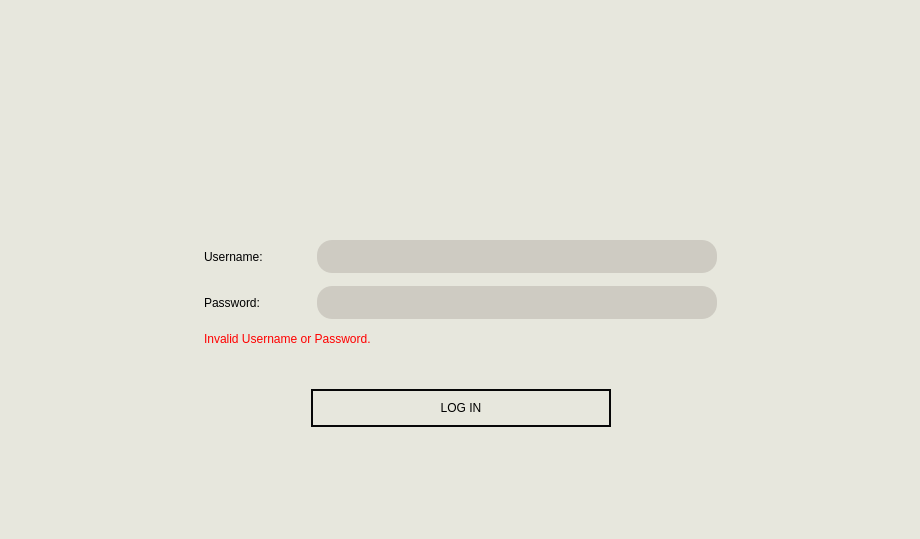
<?xml version="1.0" encoding="UTF-8"?>
<ui version="4.0">
 <class>Form</class>
 <widget class="QWidget" name="Form">
  <property name="geometry">
   <rect>
    <x>0</x>
    <y>0</y>
    <width>920</width>
    <height>539</height>
   </rect>
  </property>
  <property name="windowTitle">
   <string>Form</string>
  </property>
  <property name="styleSheet">
   <string notr="true">background-color: rgb(231, 231, 221)</string>
  </property>
  <layout class="QGridLayout" name="gridLayout">
   <item row="0" column="0">
    <layout class="QHBoxLayout" name="horizontalLayout_4">
     <item>
      <spacer name="horizontalSpacer_2">
       <property name="orientation">
        <enum>Qt::Horizontal</enum>
       </property>
       <property name="sizeHint" stdset="0">
        <size>
         <width>40</width>
         <height>20</height>
        </size>
       </property>
      </spacer>
     </item>
     <item>
      <layout class="QVBoxLayout" name="verticalLayout_3">
       <property name="spacing">
        <number>13</number>
       </property>
       <item>
        <spacer name="verticalSpacer">
         <property name="orientation">
          <enum>Qt::Vertical</enum>
         </property>
         <property name="sizeHint" stdset="0">
          <size>
           <width>20</width>
           <height>40</height>
          </size>
         </property>
        </spacer>
       </item>
       <item>
        <widget class="QLabel" name="logo">
         <property name="text">
          <string/>
         </property>
         <property name="pixmap">
          <pixmap>../src/event logotype black.png</pixmap>
         </property>
         <property name="alignment">
          <set>Qt::AlignCenter</set>
         </property>
        </widget>
       </item>
       <item>
        <spacer name="verticalSpacer_3">
         <property name="orientation">
          <enum>Qt::Vertical</enum>
         </property>
         <property name="sizeHint" stdset="0">
          <size>
           <width>20</width>
           <height>40</height>
          </size>
         </property>
        </spacer>
       </item>
       <item>
        <layout class="QHBoxLayout" name="UsernameBar">
         <item>
          <widget class="QLabel" name="UsernameLabel">
           <property name="minimumSize">
            <size>
             <width>100</width>
             <height>0</height>
            </size>
           </property>
           <property name="styleSheet">
            <string notr="true">font: 14pt &quot;SF Pro Display&quot;;</string>
           </property>
           <property name="text">
            <string>Username:</string>
           </property>
          </widget>
         </item>
         <item>
          <widget class="QLineEdit" name="UsernameLineEdit">
           <property name="sizePolicy">
            <sizepolicy hsizetype="Expanding" vsizetype="Fixed">
             <horstretch>0</horstretch>
             <verstretch>0</verstretch>
            </sizepolicy>
           </property>
           <property name="minimumSize">
            <size>
             <width>400</width>
             <height>33</height>
            </size>
           </property>
           <property name="styleSheet">
            <string notr="true">QLineEdit {
    background-color: rgb(206, 203, 194);
    border: 1px solid #fffff;
    border-radius: 15px;
    padding: 5px 20px; /* Adjust indentation */ 
	font: 16pt &quot;SF Pro Display&quot;;
    font-size: 14px; /* Font size */
}
</string>
           </property>
          </widget>
         </item>
        </layout>
       </item>
       <item>
        <layout class="QHBoxLayout" name="PasswordBar">
         <item>
          <widget class="QLabel" name="PasswordLabel">
           <property name="minimumSize">
            <size>
             <width>100</width>
             <height>0</height>
            </size>
           </property>
           <property name="styleSheet">
            <string notr="true">font: 14pt &quot;SF Pro Display&quot;;</string>
           </property>
           <property name="text">
            <string>Password:</string>
           </property>
          </widget>
         </item>
         <item>
          <widget class="QLineEdit" name="PasswordLineEdit">
           <property name="sizePolicy">
            <sizepolicy hsizetype="Expanding" vsizetype="Fixed">
             <horstretch>0</horstretch>
             <verstretch>0</verstretch>
            </sizepolicy>
           </property>
           <property name="minimumSize">
            <size>
             <width>400</width>
             <height>33</height>
            </size>
           </property>
           <property name="styleSheet">
            <string notr="true">QLineEdit {
    background-color: rgb(206, 203, 194);
    border: 1px solid #fffff;
    border-radius: 15px;
    padding: 5px 20px; /* Adjust indentation */ 
	font: 14pt &quot;SF Pro Display&quot;;
    font-size: 14px; /* Font size */
}
</string>
           </property>
          </widget>
         </item>
        </layout>
       </item>
       <item>
        <widget class="QLabel" name="prompt">
         <property name="toolTip">
          <string/>
         </property>
         <property name="toolTipDuration">
          <number>5</number>
         </property>
         <property name="statusTip">
          <string/>
         </property>
         <property name="styleSheet">
          <string notr="true">font: 14pt &quot;SF Pro Display&quot;;
color: rgb(255, 0, 0);</string>
         </property>
         <property name="text">
          <string>Invalid Username or Password.</string>
         </property>
        </widget>
       </item>
       <item>
        <layout class="QHBoxLayout" name="horizontalLayout_3">
         <item>
          <spacer name="horizontalSpacer_3">
           <property name="orientation">
            <enum>Qt::Horizontal</enum>
           </property>
           <property name="sizeHint" stdset="0">
            <size>
             <width>40</width>
             <height>20</height>
            </size>
           </property>
          </spacer>
         </item>
         <item>
          <widget class="QPushButton" name="pushButton">
           <property name="sizePolicy">
            <sizepolicy hsizetype="Minimum" vsizetype="Minimum">
             <horstretch>0</horstretch>
             <verstretch>0</verstretch>
            </sizepolicy>
           </property>
           <property name="minimumSize">
            <size>
             <width>300</width>
             <height>30</height>
            </size>
           </property>
           <property name="maximumSize">
            <size>
             <width>300</width>
             <height>16777215</height>
            </size>
           </property>
           <property name="styleSheet">
            <string notr="true">QPushButton {
    background-color: #e7e7dd;
    border: 2px solid rgb(7, 7, 7);
    color: black;
    font: 75 14pt &quot;SF Pro Bold&quot;;
    border-radius: 20px;
	margin-top:30px;
	padding:10px
}

QPushButton:hover {
    background-color: rgb(7, 7, 7);
    color: white;
}
</string>
           </property>
           <property name="text">
            <string>LOG IN</string>
           </property>
          </widget>
         </item>
         <item>
          <spacer name="horizontalSpacer_4">
           <property name="orientation">
            <enum>Qt::Horizontal</enum>
           </property>
           <property name="sizeHint" stdset="0">
            <size>
             <width>40</width>
             <height>20</height>
            </size>
           </property>
          </spacer>
         </item>
        </layout>
       </item>
       <item>
        <spacer name="verticalSpacer_2">
         <property name="orientation">
          <enum>Qt::Vertical</enum>
         </property>
         <property name="sizeHint" stdset="0">
          <size>
           <width>20</width>
           <height>40</height>
          </size>
         </property>
        </spacer>
       </item>
      </layout>
     </item>
     <item>
      <spacer name="horizontalSpacer">
       <property name="orientation">
        <enum>Qt::Horizontal</enum>
       </property>
       <property name="sizeHint" stdset="0">
        <size>
         <width>40</width>
         <height>20</height>
        </size>
       </property>
      </spacer>
     </item>
    </layout>
   </item>
  </layout>
 </widget>
 <resources/>
 <connections/>
</ui>
